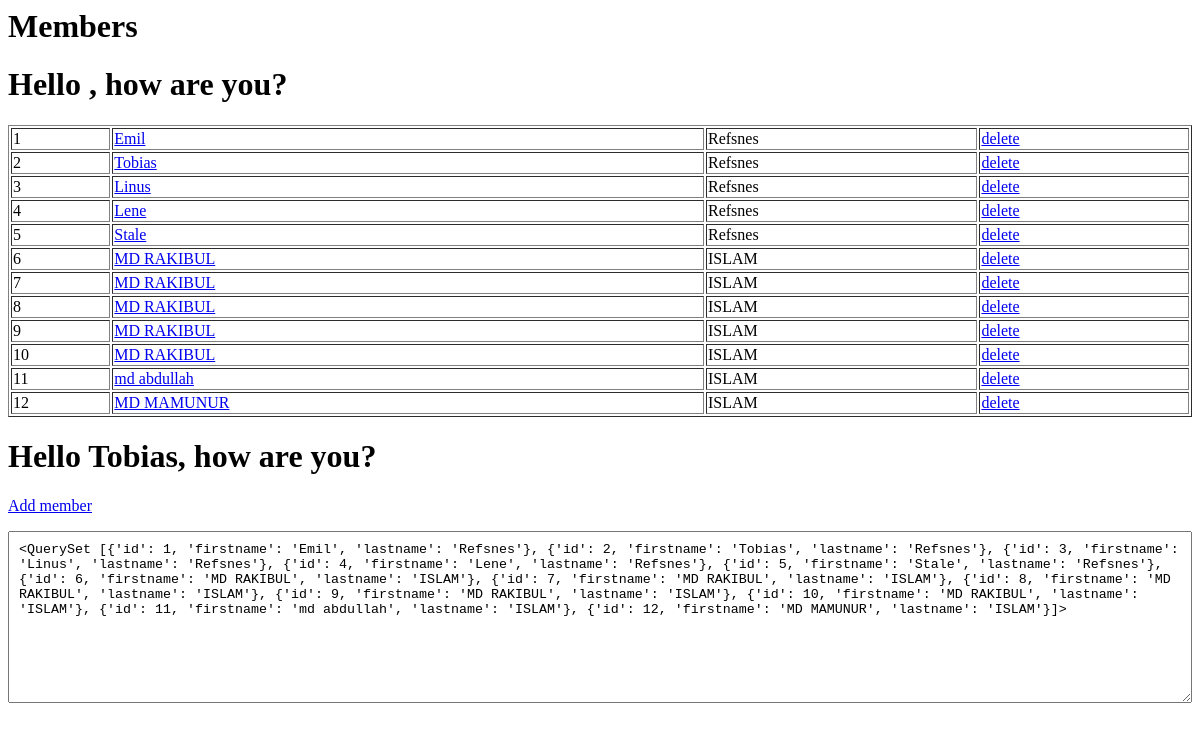
/members/, run on an earlier commit of the app's database.
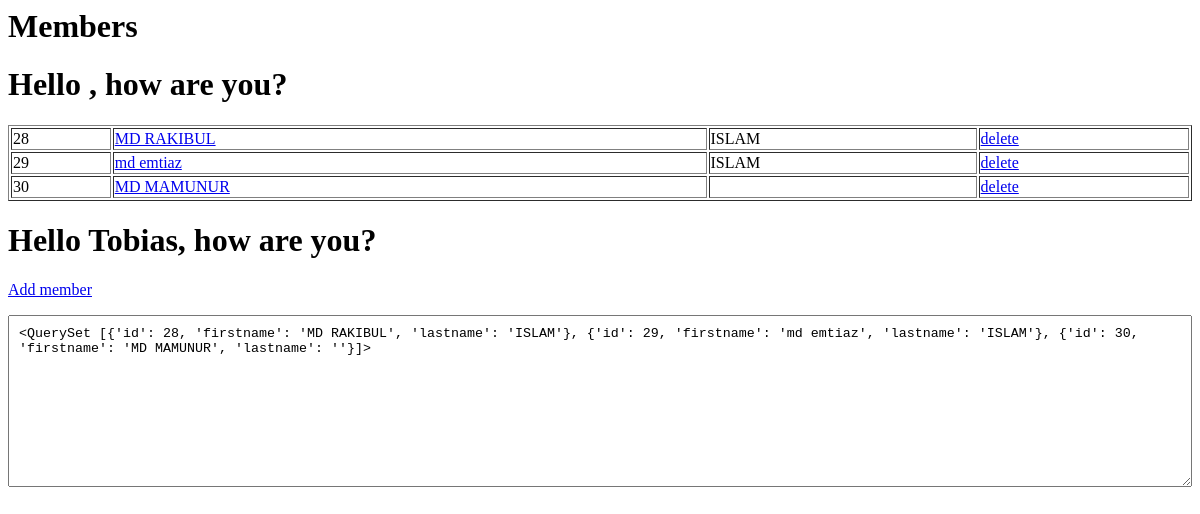
And on a later commit of the database.
### members/models.py (models this page shows)
class Members(models.Model):
    firstname = models.CharField(max_length=255)
    lastname = models.CharField(max_length=255)

### members/views.py (the view)
# urls.py: path('', views.index, name='index'),
def index(request):
    try:
        my_members = Members.objects.all().values()
        template = loader.get_template('index.html')
        context = {
            'my_members': my_members,
        }
        return HttpResponse(template.render(context, request))
    except:
        return HttpResponse(template.render())

### members/templates/index.html
<h1>Members</h1>
<table border="1" style="width: 100%;">
  <h1>Hello {{ firstname }}, how are you?</h1>
  {% for x in my_members %}
    <tr>
      <td>{{ x.id }}</td>
      <td>
        <a href="update/{{ x.id }}">{{ x.firstname }}</a>
      </td>
      <td>{{ x.lastname }}</td>
      <td>
        <a href="delete/{{ x.id }}">delete</a>
      </td>
    </tr>
  {% endfor %}
</table>
{% with firstname="Tobias" %}
<h1>Hello {{ firstname }}, how are you?</h1>
{%endwith%}
<p>
  <a href="add/">Add member</a>
</p>
<textarea name="" id="" cols="30" rows="10" style="width: 100%;padding: 10px;">{{ my_members }}</textarea>

What changed in the data, as far as the page shows it:
removed Members: id "1", firstname "Emil", lastname "Refsnes"
removed Members: id "2", firstname "Tobias", lastname "Refsnes"
removed Members: id "3", firstname "Linus", lastname "Refsnes"
removed Members: id "4", firstname "Lene", lastname "Refsnes"
removed Members: id "5", firstname "Stale", lastname "Refsnes"
removed Members: id "6", firstname "MD RAKIBUL", lastname "ISLAM"
removed Members: id "7", firstname "MD RAKIBUL", lastname "ISLAM"
removed Members: id "8", firstname "MD RAKIBUL", lastname "ISLAM"
removed Members: id "9", firstname "MD RAKIBUL", lastname "ISLAM"
removed Members: id "10", firstname "MD RAKIBUL", lastname "ISLAM"
removed Members: id "11", firstname "md abdullah", lastname "ISLAM"
removed Members: id "12", firstname "MD MAMUNUR", lastname "ISLAM"
added Members: id "28", firstname "MD RAKIBUL", lastname "ISLAM"
added Members: id "29", firstname "md emtiaz", lastname "ISLAM"
added Members: id "30", firstname "MD MAMUNUR"
Also different on the page:
{{ firstname }}: (not shown) → "Tobias"
form field my_members: "<QuerySet [{'id': 1, 'firstname': 'Emil', 'lastname': 'Refsnes'}, {'id': 2, 'firstname': 'Tobias', 'lastname': 'Refsnes'}, {'id': 3, 'firstname': 'Linus', 'lastname': 'Refsnes'}, {'id': 4, 'firstname': 'Lene', 'lastname': 'Refsnes'}, {'id': 5, 'firstname': 'Stale', 'lastname': 'Refsnes'}, {'id': 6, 'firstname': 'MD RAKIBUL', 'lastname': 'ISLAM'}, {'id': 7, 'firstname': 'MD RAKIBUL', 'lastname': 'ISLAM'}, {'id': 8, 'firstname': 'MD RAKIBUL', 'lastname': 'ISLAM'}, {'id': 9, 'firstname': 'MD RAKIBUL', 'lastname': 'ISLAM'}, {'id': 10, 'firstname': 'MD RAKIBUL', 'lastname': 'ISLAM'}, {'id': 11, 'firstname': 'md abdullah', 'lastname': 'ISLAM'}, {'id': 12, 'firstname': 'MD MAMUNUR', 'lastname':…" → "<QuerySet [{'id': 28, 'firstname': 'MD RAKIBUL', 'lastname': 'ISLAM'}, {'id': 29, 'firstname': 'md emtiaz', 'lastname': 'ISLAM'}, {'id': 30, 'firstname': 'MD MAMUNUR', 'lastname': ''}]>"
